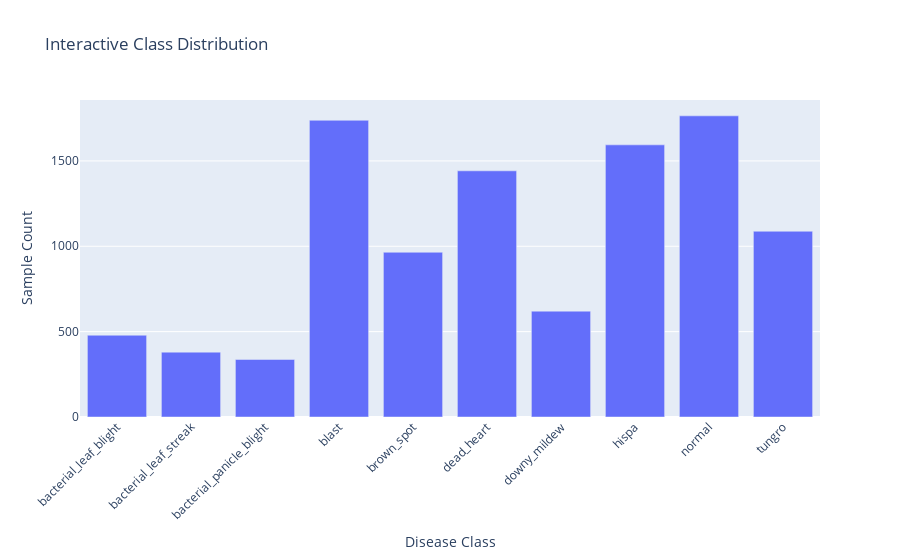

The cell this chart's notebook holds for it:
### Markdown cell above
### 3.2 Class Distribution
Check if our dataset is balanced:

### Code cell
class_counts = train_df['label'].value_counts().sort_index()

# Static Plot
plt.figure(figsize=(14, 6))
sns.barplot(x=class_counts.index, y=class_counts.values, palette='viridis')
plt.title('📊 Distribution of Paddy Disease Classes', fontsize=16)
plt.xlabel('Disease Class', fontsize=12)
plt.ylabel('Number of Samples', fontsize=12)
plt.xticks(rotation=45)
plt.grid(axis='y', linestyle='--', alpha=0.7)
plt.show()

# Interactive Plot for deeper exploration
fig = px.bar(x=class_counts.index, y=class_counts.values,
             title='Interactive Class Distribution',
             labels={'x':'Disease Class', 'y':'Sample Count'})
fig.update_layout(xaxis_tickangle=-45)
fig.show()

### Figure 1 — Plotly figure (JSON) as saved in the notebook; plotly's stock layout.template omitted (floating-point values rounded to 4 significant figures)
{"data": [{"hovertemplate": "Disease Class=%{x}<br>Sample Count=%{y}<extra></extra>", "legendgroup": "", "marker": {"color": "#636efa", "pattern": {"shape": ""}}, "name": "", "orientation": "v", "showlegend": false, "textposition": "auto", "type": "bar", "x": ["bacterial_leaf_blight", "bacterial_leaf_streak", "bacterial_panicle_blight", "blast", "brown_spot", "dead_heart", "downy_mildew", "hispa", "normal", "tungro"], "xaxis": "x", "y": [479, 380, 337, 1738, 965, 1442, 620, 1594, 1764, 1088], "yaxis": "y"}], "layout": {"barmode": "relative", "legend": {"tracegroupgap": 0}, "title": {"text": "Interactive Class Distribution"}, "xaxis": {"anchor": "y", "domain": [0, 1], "tickangle": -45, "title": {"text": "Disease Class"}}, "yaxis": {"anchor": "x", "domain": [0, 1], "title": {"text": "Sample Count"}}}}
